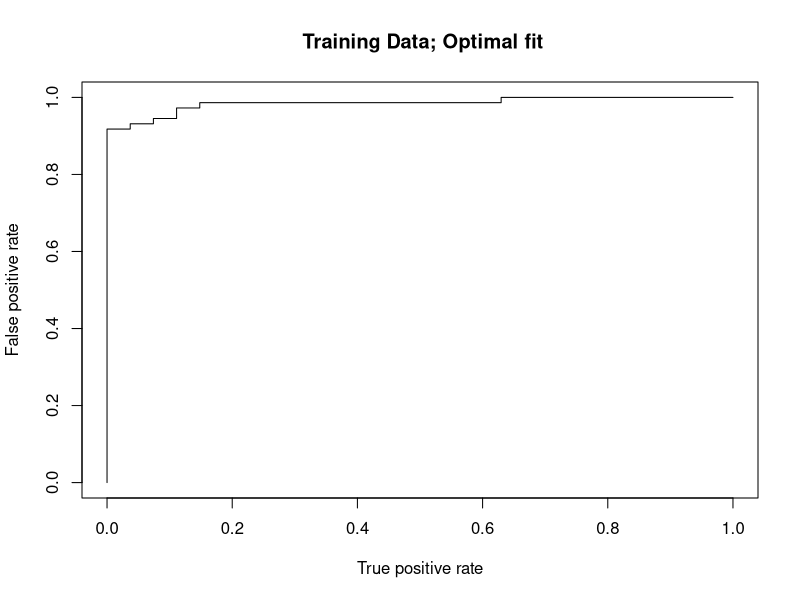
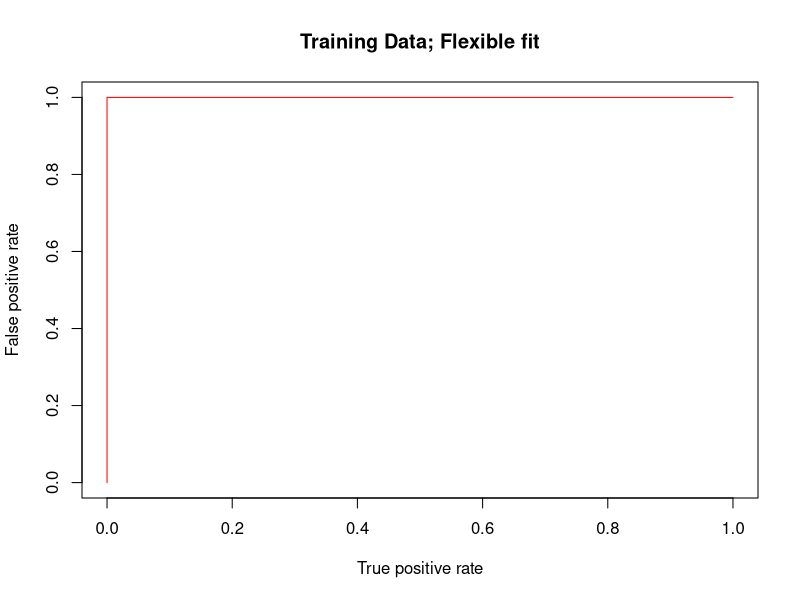
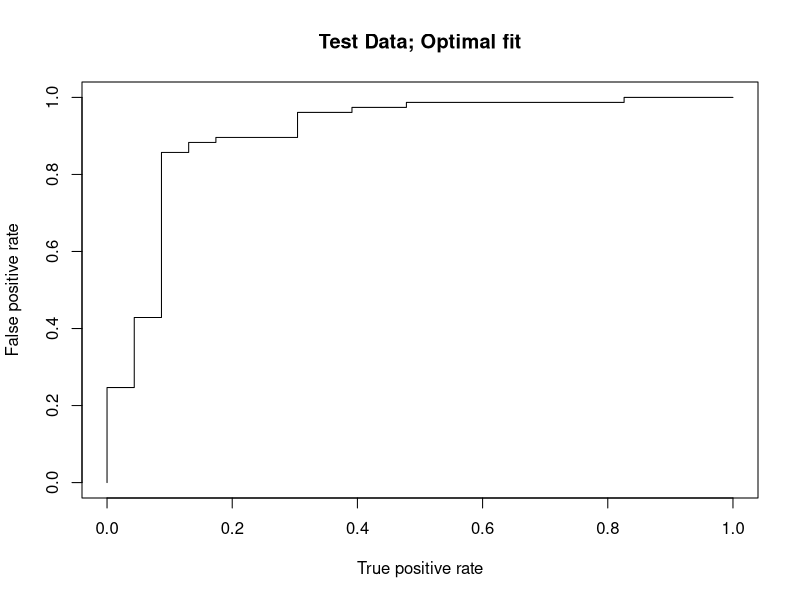
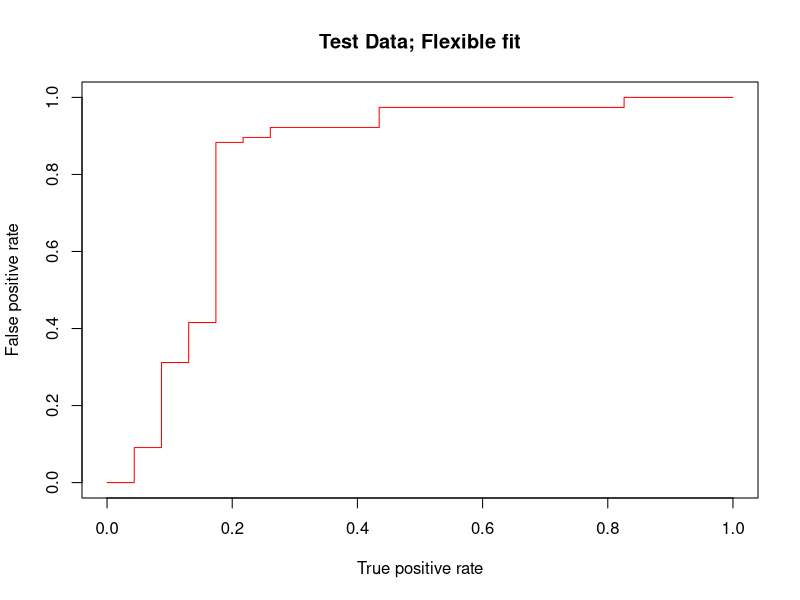

The R source for these figures, in order:
library(e1071)
set.seed(1)
x= matrix(rnorm (200*2) , ncol =2)
x[1:100 ,]= x [1:100 ,]+2
x[101:150 ,]= x[101:150 ,] -2
y=c( rep (1 ,150) ,rep (2 ,50) )
dat = data.frame(x=x,y=as.factor(y))
train <- sample(200, 100)
svmfit.opt <- svm(y~., data=dat[train,], kernel ="radial", gamma=2, 
                  cost=1, decision.values =T)
fitted  <- attributes(predict(svmfit.opt, dat[train,], 
                              decision.values =TRUE))$decision.values
# ROCR package
library(ROCR)
rocplot <- function(pred, truth, ...){
  predob = prediction(pred , truth )
  perf = performance(predob, "fpr", "tpr")
  plot(perf,...)}

# Training Data; Optomal Fit
rocplot(fitted, dat[train ,"y"], main=" Training Data; Optimal fit")

# Flexible fit
svmfit.flex <- svm(y~., data=dat[train ,], kernel="radial",
                   gamma=50, cost=1, decision.values=T)
fitted <- attributes(predict(svmfit.flex, dat[train ,],
                             decision.values=T))$decision.values
rocplot(fitted, dat[train ,"y"], main="Training Data; Flexible fit", 
        col ="red")

# Test Data
fitted <- attributes(predict(svmfit.opt, dat[-train,],
                             decision.values=T))$decision.values
rocplot(fitted ,dat[-train ,"y"], main ="Test Data; Optimal fit")

fitted <- attributes(predict(svmfit.flex, dat[-train ,],
                             decision.values=T))$decision.values
rocplot(fitted, dat[-train ,"y"], main= "Test Data; Flexible fit", 
        col ="red")
